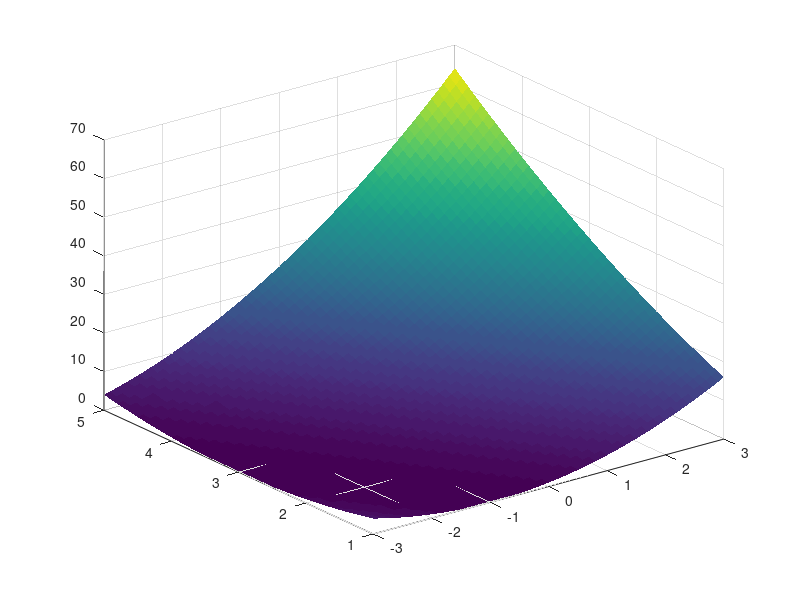
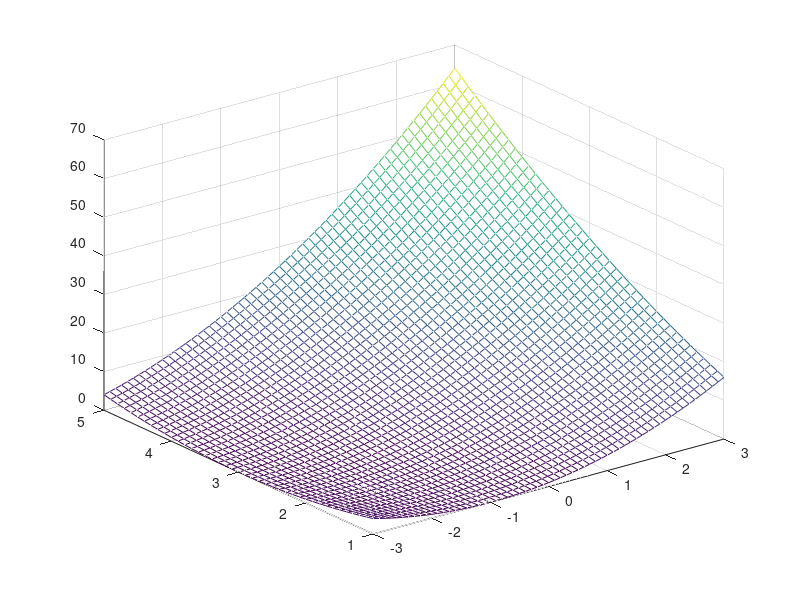
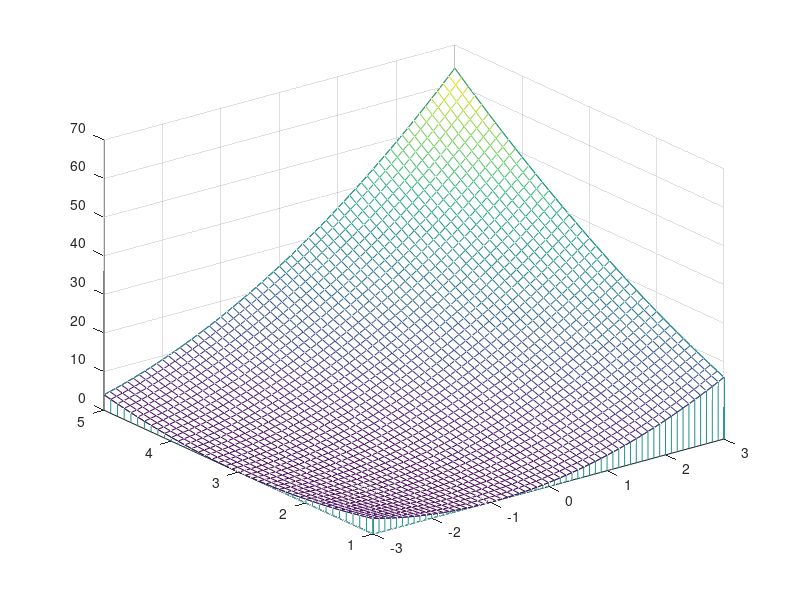
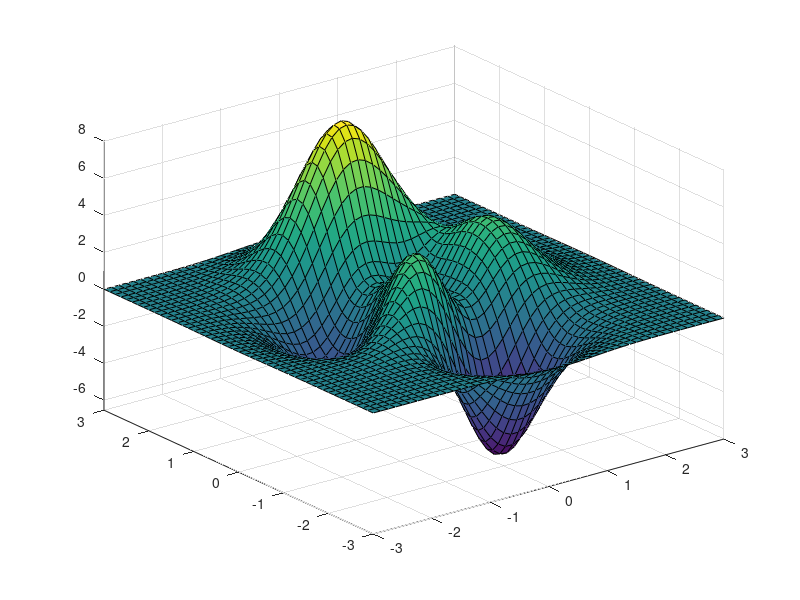

Write MATLAB code to recreate these figures, in order.
% 绘制空间曲面

x = -3: 0.1: 3;
y = 1 : 0.1: 5;
[X, Y] = meshgrid(x,y);
Z = (X+Y).^2;

figure
surf(X,Y,Z)
shading flat % 将当前画布变平滑
% usage_surf.png
% usage_surf_without_shading_flat.png


% 画网格曲面
figure
mesh(X,Y,Z)
% usage_mash.png

% curtain图(参考面)
figure
meshz(X,Y,Z)
% usage_meahz.png

% 内置peaks函数图
figure
peaks
